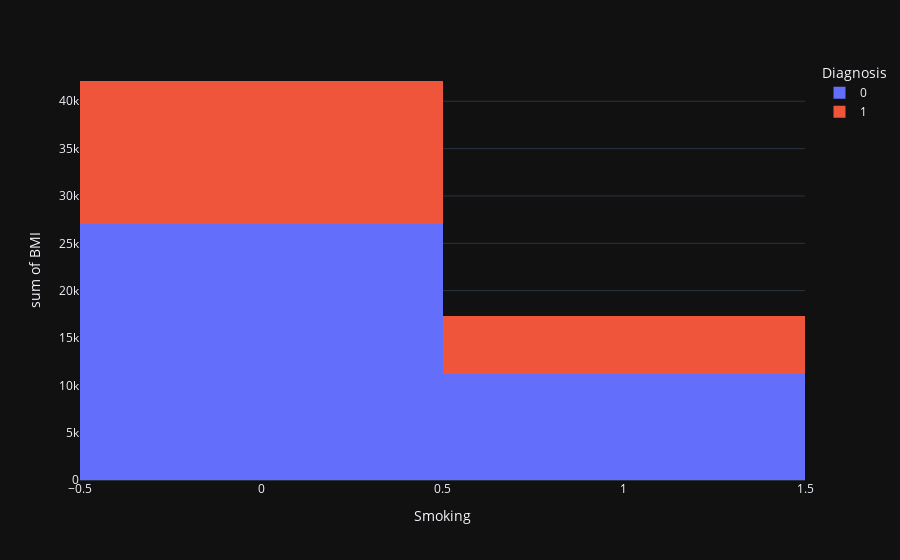

The notebook cell this image was saved under:
### Markdown cell above
Life style factor

- BMI: Body Mass Index of the patients, ranging from 15 to 40.
- Smoking: Smoking status, where 0 indicates No and 1 indicates Yes.
- Alcohol Consumption: Weekly alcohol consumption in units, ranging from 0 to 20.
- Physical Activity: Weekly physical activity in hours, ranging from 0 to 10.
- Diet Quality: Diet quality score, ranging from 0 to 10.
- Sleep Quality: Sleep quality score, ranging from 4 to 10.

### Code cell
#BMI VS smoking or not and having alzheimer or not
fig3=px.histogram(df,x='Smoking',y='BMI',color='Diagnosis')
fig3.show()

### Figure 1 — Plotly figure (JSON) as saved in the notebook; plotly's stock layout.template omitted (floating-point values rounded to 4 significant figures; data arrays with more than 128 entries replaced by an {"elided": "..."} marker saying what was removed)
{"data": [{"bingroup": "x", "histfunc": "sum", "hovertemplate": "Diagnosis=0<br>Smoking=%{x}<br>sum of BMI=%{y}<extra></extra>", "legendgroup": "0", "marker": {"color": "#636efa", "pattern": {"shape": ""}}, "name": "0", "orientation": "v", "showlegend": true, "x": {"elided": "1389 int values"}, "xaxis": "x", "y": {"elided": "1389 float values"}, "yaxis": "y", "type": "histogram"}, {"bingroup": "x", "histfunc": "sum", "hovertemplate": "Diagnosis=1<br>Smoking=%{x}<br>sum of BMI=%{y}<extra></extra>", "legendgroup": "1", "marker": {"color": "#EF553B", "pattern": {"shape": ""}}, "name": "1", "orientation": "v", "showlegend": true, "x": {"elided": "760 int values"}, "xaxis": "x", "y": {"elided": "760 float values"}, "yaxis": "y", "type": "histogram"}], "layout": {"xaxis": {"anchor": "y", "domain": [0.0, 1.0], "title": {"text": "Smoking"}}, "yaxis": {"anchor": "x", "domain": [0.0, 1.0], "title": {"text": "sum of BMI"}}, "legend": {"title": {"text": "Diagnosis"}, "tracegroupgap": 0}, "margin": {"t": 60}, "barmode": "relative"}}
